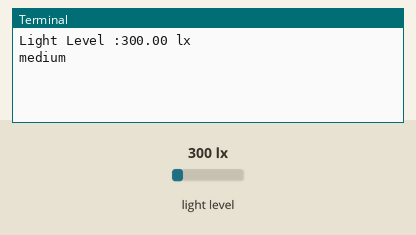
Simulated run of this program. Board: Raspberry Pi (BCM pin numbers). Parts: the last lines printed to the terminal. Inputs (shaded band) come from the test bench; at power-on: light level 300 lx.

Above: at 1.2 s.
1.3 s: light level set to 40 lx
At 1.9 s:
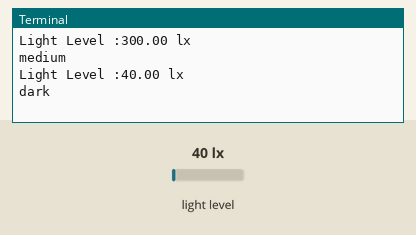
4.5 s: light level set to 500 lx
At 5.6 s:
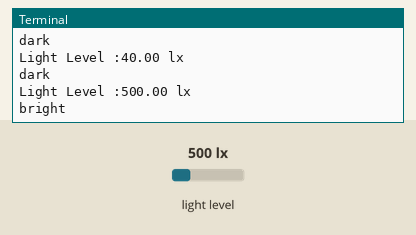
7.5 s: light level set to 1000 lx
At 8.2 s:
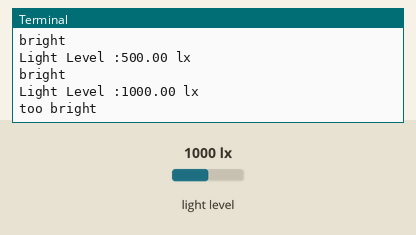
10.5 s: light level set to 10 lx
At 11.7 s:
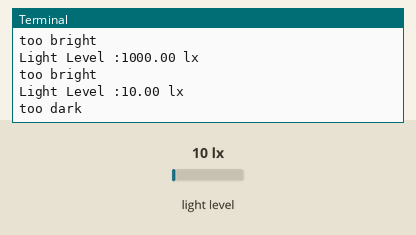
Timing chart, 0 to 13.5 s (numbered marks = the images above; inputs shaded):
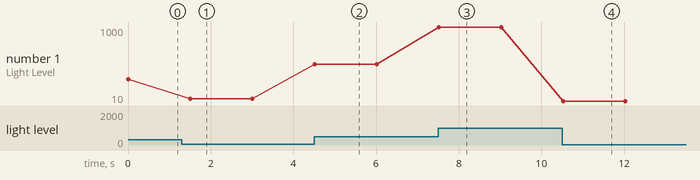

The program:

8.1D.py
```python
import smbus
import time

# Constants taken from the datasheet

DEVICE = 0x23     # Default device I2C address

ONE_TIME_HIGH_RES_MODE_1 = 0x20

bus = smbus.SMBus(1)

def convertToNumber(data):
    result = (data[1] + (256 * data[0])) / 1.2  # convert 2 bytes of data to decimal
    return (result)

def readLight(addr = DEVICE):
    data = bus.read_i2c_block_data(addr,ONE_TIME_HIGH_RES_MODE_1)
    return convertToNumber(data)
try:
    while True:

        lightLevel = readLight()
        print('Light Level :' + format(lightLevel,'.2f') + ' lx')

        if (lightLevel < 30):
            print('too dark')
        elif (lightLevel >= 30 and lightLevel<=100):
            print('dark')
        elif (lightLevel >100 and lightLevel<=300):
            print('medium')
        elif (lightLevel >300 and lightLevel <=900):
            print('bright')
        elif (lightLevel >= 1000):
            print('too bright')

        time.sleep(1.5)
except KeyboardInterrupt:
    print('Hellow world')
```

Measured:
- after the input at 1.3 s, the terminal: prints a new line after 0.21 s (image 1)
- after the input at 4.5 s, the terminal: prints a new line at once (image 2)
- after the input at 7.5 s, the terminal: prints a new line at once (image 3)
- after the input at 10.5 s, the terminal: prints a new line at once (image 4)
- plotted number 1: 300 → 40 after the input at 1.3 s, 40 → 500 after the input at 4.5 s, 500 → 1000 after the input at 7.5 s, 1000 → 10 after the input at 10.5 s
